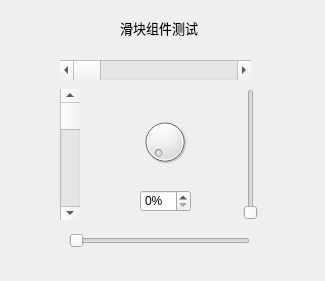
<?xml version="1.0" encoding="UTF-8"?>
<ui version="4.0">
 <class>Widget</class>
 <widget class="QWidget" name="Widget">
  <property name="geometry">
   <rect>
    <x>0</x>
    <y>0</y>
    <width>325</width>
    <height>281</height>
   </rect>
  </property>
  <property name="windowTitle">
   <string>Widget</string>
  </property>
  <widget class="QScrollBar" name="horizontalScrollBar">
   <property name="geometry">
    <rect>
     <x>60</x>
     <y>60</y>
     <width>191</width>
     <height>20</height>
    </rect>
   </property>
   <property name="orientation">
    <enum>Qt::Horizontal</enum>
   </property>
  </widget>
  <widget class="QScrollBar" name="verticalScrollBar">
   <property name="geometry">
    <rect>
     <x>60</x>
     <y>89</y>
     <width>20</width>
     <height>131</height>
    </rect>
   </property>
   <property name="orientation">
    <enum>Qt::Vertical</enum>
   </property>
  </widget>
  <widget class="QSlider" name="horizontalSlider">
   <property name="geometry">
    <rect>
     <x>69</x>
     <y>230</y>
     <width>181</width>
     <height>22</height>
    </rect>
   </property>
   <property name="orientation">
    <enum>Qt::Horizontal</enum>
   </property>
  </widget>
  <widget class="QSlider" name="verticalSlider">
   <property name="geometry">
    <rect>
     <x>240</x>
     <y>89</y>
     <width>22</width>
     <height>131</height>
    </rect>
   </property>
   <property name="orientation">
    <enum>Qt::Vertical</enum>
   </property>
  </widget>
  <widget class="QDial" name="dial">
   <property name="geometry">
    <rect>
     <x>140</x>
     <y>110</y>
     <width>50</width>
     <height>64</height>
    </rect>
   </property>
  </widget>
  <widget class="QSpinBox" name="spinBox">
   <property name="geometry">
    <rect>
     <x>140</x>
     <y>190</y>
     <width>51</width>
     <height>22</height>
    </rect>
   </property>
   <property name="suffix">
    <string>%</string>
   </property>
  </widget>
  <widget class="QLabel" name="label">
   <property name="geometry">
    <rect>
     <x>120</x>
     <y>20</y>
     <width>91</width>
     <height>16</height>
    </rect>
   </property>
   <property name="font">
    <font>
     <family>Microsoft YaHei UI</family>
     <pointsize>10</pointsize>
    </font>
   </property>
   <property name="text">
    <string>滑块组件测试</string>
   </property>
  </widget>
 </widget>
 <layoutdefault spacing="6" margin="11"/>
 <resources/>
 <connections>
  <connection>
   <sender>dial</sender>
   <signal>valueChanged(int)</signal>
   <receiver>verticalSlider</receiver>
   <slot>setValue(int)</slot>
   <hints>
    <hint type="sourcelabel">
     <x>164</x>
     <y>143</y>
    </hint>
    <hint type="destinationlabel">
     <x>245</x>
     <y>147</y>
    </hint>
   </hints>
  </connection>
  <connection>
   <sender>dial</sender>
   <signal>valueChanged(int)</signal>
   <receiver>horizontalScrollBar</receiver>
   <slot>setValue(int)</slot>
   <hints>
    <hint type="sourcelabel">
     <x>163</x>
     <y>126</y>
    </hint>
    <hint type="destinationlabel">
     <x>161</x>
     <y>68</y>
    </hint>
   </hints>
  </connection>
  <connection>
   <sender>dial</sender>
   <signal>valueChanged(int)</signal>
   <receiver>verticalScrollBar</receiver>
   <slot>setValue(int)</slot>
   <hints>
    <hint type="sourcelabel">
     <x>150</x>
     <y>144</y>
    </hint>
    <hint type="destinationlabel">
     <x>75</x>
     <y>144</y>
    </hint>
   </hints>
  </connection>
  <connection>
   <sender>dial</sender>
   <signal>valueChanged(int)</signal>
   <receiver>horizontalSlider</receiver>
   <slot>setValue(int)</slot>
   <hints>
    <hint type="sourcelabel">
     <x>168</x>
     <y>144</y>
    </hint>
    <hint type="destinationlabel">
     <x>162</x>
     <y>249</y>
    </hint>
   </hints>
  </connection>
  <connection>
   <sender>spinBox</sender>
   <signal>valueChanged(int)</signal>
   <receiver>dial</receiver>
   <slot>setValue(int)</slot>
   <hints>
    <hint type="sourcelabel">
     <x>146</x>
     <y>196</y>
    </hint>
    <hint type="destinationlabel">
     <x>146</x>
     <y>158</y>
    </hint>
   </hints>
  </connection>
  <connection>
   <sender>dial</sender>
   <signal>sliderMoved(int)</signal>
   <receiver>spinBox</receiver>
   <slot>setValue(int)</slot>
   <hints>
    <hint type="sourcelabel">
     <x>180</x>
     <y>156</y>
    </hint>
    <hint type="destinationlabel">
     <x>175</x>
     <y>198</y>
    </hint>
   </hints>
  </connection>
 </connections>
</ui>
